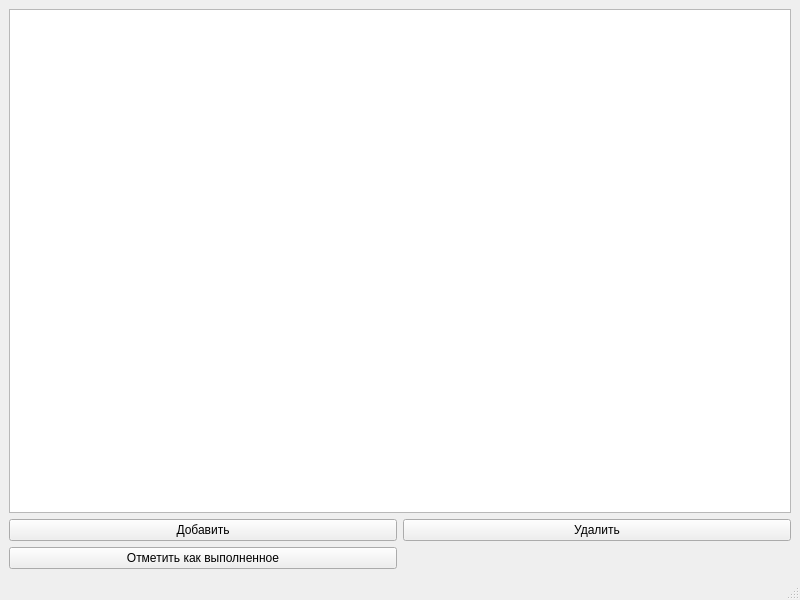
<?xml version="1.0" encoding="UTF-8"?>
<ui version="4.0">
 <class>MainWindow</class>
 <widget class="QMainWindow" name="MainWindow">
  <property name="geometry">
   <rect>
    <x>0</x>
    <y>0</y>
    <width>800</width>
    <height>600</height>
   </rect>
  </property>
  <property name="windowTitle">
   <string>MainWindow</string>
  </property>
  <widget class="QWidget" name="centralwidget">
   <layout class="QGridLayout" name="gridLayout">
    <item row="1" column="1">
     <widget class="QPushButton" name="m_cmdRemove">
      <property name="text">
       <string>Удалить</string>
      </property>
     </widget>
    </item>
    <item row="0" column="0" colspan="2">
     <widget class="QTableView" name="tableView"/>
    </item>
    <item row="1" column="0">
     <widget class="QPushButton" name="m_pcmdAdd">
      <property name="text">
       <string>Добавить</string>
      </property>
     </widget>
    </item>
    <item row="2" column="0">
     <widget class="QPushButton" name="m_pcmdAccept">
      <property name="text">
       <string>Отметить как выполненное</string>
      </property>
     </widget>
    </item>
   </layout>
  </widget>
  <widget class="QMenuBar" name="menubar">
   <property name="geometry">
    <rect>
     <x>0</x>
     <y>0</y>
     <width>800</width>
     <height>25</height>
    </rect>
   </property>
  </widget>
  <widget class="QStatusBar" name="statusbar"/>
 </widget>
 <resources/>
 <connections/>
</ui>
